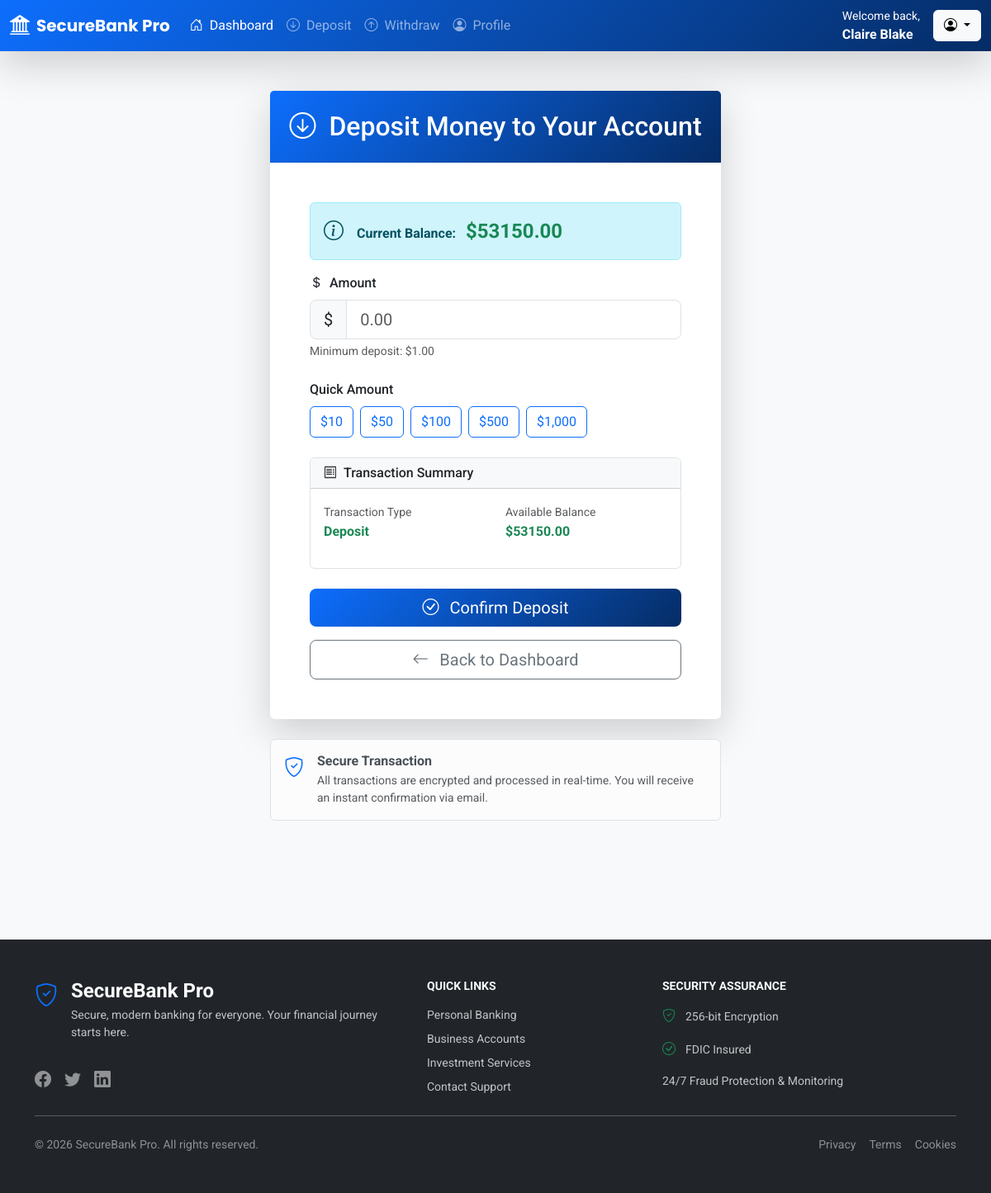
Page /transactions/deposit/ (signed in) on the committed database.
### accounts/models.py (models this page shows, shortened)
class User(AbstractUser):
    username = None
    email = models.EmailField(unique=True, null=False, blank=False)
    objects = UserManager()
    USERNAME_FIELD = 'email'
    REQUIRED_FIELDS = []

class UserBankAccount(models.Model):
    user = models.OneToOneField(
        User,
        related_name='account',
        on_delete=models.CASCADE,
    )
    account_type = models.ForeignKey(
        BankAccountType,
        related_name='accounts',
        on_delete=models.CASCADE
    )
    account_no = models.PositiveIntegerField(unique=True, editable=False)
    gender = models.CharField(max_length=1, choices=GENDER_CHOICE)
    birth_date = models.DateField(null=True, blank=True)
    balance = models.DecimalField(
        default=0,
        max_digits=12,
        decimal_places=2
    )
    interest_start_date = models.DateField(
        null=True, blank=True,
        help_text=(
            'The month number that interest calculation will start from'
        )
    )
    initial_deposit_date = models.DateField(null=True, blank=True)

### transactions/views.py (the view, shortened to what this page needs)
# urls.py: path("deposit/", DepositMoneyView.as_view(), name="deposit_money"),
class DepositMoneyView(TransactionCreateMixin):
    form_class = DepositForm
    title = 'Deposit Money to Your Account'
    def get_initial(self):
        initial = {'transaction_type': DEPOSIT}
        return initial

### transactions/forms.py
class DepositForm(TransactionForm):
    def clean_amount(self):
        min_deposit_amount = settings.MINIMUM_DEPOSIT_AMOUNT
        amount = self.cleaned_data.get('amount')
        if amount < min_deposit_amount:
            raise forms.ValidationError(
                f'You need to deposit at least {min_deposit_amount} $'
            )
        return amount

### accounts/context_processors.py (called while the page is built)
def disable_admin_sidebar(request):
    return {}

### transactions/views.py (called while the page is built)
    def dispatch(self, request, *args, **kwargs):
        if not hasattr(request.user, 'account'):
            messages.warning(request, 'You do not have a bank account. Please create one to perform transactions.')
            return redirect('accounts:profile_edit')
        return super().dispatch(request, *args, **kwargs)

    def get_form_kwargs(self):
        kwargs = super().get_form_kwargs()
        kwargs.update({
            'account': self.request.user.account
        })
        return kwargs

    def get_context_data(self, **kwargs):
        context = super().get_context_data(**kwargs)
        context.update({
            'title': self.title,
            'account': self.request.user.account,
        })
        return context

### templates/transactions/transaction_form.html (shortened to what this page needs)
{% extends 'core/base.html' %}
{% block content %}
<div class="container py-5">
    <div class="row justify-content-center">
        <div class="col-lg-6">
            <div class="card border-0 shadow-lg card-hover">
                <div class="card-header bank-gradient text-white py-4">
                    <h2 class="mb-0 text-center">
                        {% if 'deposit' in request.path %}
                        <i class="bi bi-arrow-down-circle me-2"></i>
                        {% elif 'withdraw' in request.path %}
                        <i class="bi bi-arrow-up-circle me-2"></i>
                        {% endif %}
                        {{ title }}
                    </h2>
                </div>
                <div class="card-body p-5">
                    {% if account %}
                    <div class="alert alert-info">
                        <div class="d-flex align-items-center">
                            <i class="bi bi-info-circle fs-4 me-3"></i>
                            <div>
                                <strong>Current Balance:</strong>
                                <span class="fs-4 fw-bold text-success ms-2">${{ account.balance|floatformat:2 }}</span>
                            </div>
                        </div>
                    </div>
                    {% endif %}
                    <form method="post" class="needs-validation" novalidate>
                        <div class="mb-4">
                            <label class="form-label fw-medium">
                                <i class="bi bi-currency-dollar me-1"></i> Amount
                            </label>
                            <div class="input-group input-group-lg">
                                <span class="input-group-text">$</span>
                                <input type="number"
                                       name="amount"
                                       id="amount"
                                       class="form-control form-control-lg"
                                       placeholder="0.00"
                                       step="0.01"
                                       min="0.01"
                                       required>
                            </div>
                            <div class="form-text">
                                {% if 'deposit' in request.path %}
                                Minimum deposit: $1.00
                                {% elif 'withdraw' in request.path %}
                                Minimum withdrawal: $1.00
                                {% endif %}
                            </div>
                        </div>
                        <div class="mb-4">
                            <label class="form-label fw-medium">Quick Amount</label>
                            <div class="d-flex flex-wrap gap-2">
                                <button type="button" class="btn btn-outline-primary quick-amount" data-amount="10">$10</button>
                                <button type="button" class="btn btn-outline-primary quick-amount" data-amount="50">$50</button>
                                <button type="button" class="btn btn-outline-primary quick-amount" data-amount="100">$100</button>
                                <button type="button" class="btn btn-outline-primary quick-amount" data-amount="500">$500</button>
                                <button type="button" class="btn btn-outline-primary quick-amount" data-amount="1000">$1,000</button>
                            </div>
                        </div>
                        <div class="card border mb-4">
                            <div class="card-header bg-light">
                                <h6 class="mb-0"><i class="bi bi-receipt me-2"></i>Transaction Summary</h6>
                            </div>
                            <div class="card-body">
                                <div class="row">
                                    <div class="col-6">
                                        <small class="text-muted">Transaction Type</small>
                                        <p class="fw-bold">
                                            {% if 'deposit' in request.path %}
                                            <span class="text-success">Deposit</span>
                                            {% elif 'withdraw' in request.path %}
                                            <span class="text-danger">Withdrawal</span>
                                            {% endif %}
                                        </p>
                                    </div>
                                    <div class="col-6">
                                        <small class="text-muted">Available Balance</small>
                                        <p class="fw-bold text-success">${{ account.balance|floatformat:2 }}</p>
                                    </div>
                                </div>
                            </div>
                        </div>
                        <div class="d-grid gap-3">
                            <button type="submit" class="btn btn-primary btn-lg">
                                {% if 'deposit' in request.path %}
                                <i class="bi bi-check-circle me-2"></i> Confirm Deposit
                                {% elif 'withdraw' in request.path %}
                                <i class="bi bi-check-circle me-2"></i> Confirm Withdrawal
                                {% endif %}
                            </button>
                            <a href="{% url 'transactions:transaction_report' %}" class="btn btn-outline-secondary btn-lg">
                                <i class="bi bi-arrow-left me-2"></i> Back to Dashboard
                            </a>
                        </div>
                    </form>
                </div>
            </div>
            <div class="alert alert-light border mt-4">
                <div class="d-flex">
                    <i class="bi bi-shield-check text-primary fs-4 me-3"></i>
                    <div>
                        <h6 class="fw-bold mb-1">Secure Transaction</h6>
                        <p class="small text-muted mb-0">
                            All transactions are encrypted and processed in real-time.
                            You will receive an instant confirmation via email.
                        </p>
                    </div>
                </div>
            </div>
        </div>
    </div>
</div>
{% endblock %}

### templates/core/navbar.html (shortened to what this page needs)
<nav class="navbar navbar-expand-lg navbar-dark bank-gradient shadow-lg">
    <div class="container-fluid">
        <a class="navbar-brand d-flex align-items-center" href="{% url 'transactions:transaction_report' %}">
            <i class="bi bi-bank2 me-2 fs-4"></i>
            <span class="fw-bold">SecureBank Pro</span>
        </a>
        <div class="collapse navbar-collapse" id="navbarMain">
            {% if request.user.is_authenticated %}
            <ul class="navbar-nav me-auto mb-2 mb-lg-0">
                <li class="nav-item">
                    <a class="nav-link active" href="{% url 'transactions:transaction_report' %}">
                        <i class="bi bi-house-door me-1"></i> Dashboard
                    </a>
                </li>
                <li class="nav-item">
                    <a class="nav-link" href="{% url 'transactions:deposit_money' %}">
                        <i class="bi bi-arrow-down-circle me-1"></i> Deposit
                    </a>
                </li>
                <li class="nav-item">
                    <a class="nav-link" href="{% url 'transactions:withdraw_money' %}">
                        <i class="bi bi-arrow-up-circle me-1"></i> Withdraw
                    </a>
                </li>
                <li class="nav-item">
                    <a class="nav-link" href="{% url 'accounts:profile' %}">
                        <i class="bi bi-person-circle me-1"></i> Profile
                    </a>
                </li>
            </ul>
            <div class="d-flex align-items-center">
                <div class="text-white me-3">
                    <small class="d-block">Welcome back,</small>
                    <strong>{{ request.user.first_name }} {{ request.user.last_name }}</strong>
                </div>
                <div class="dropdown">
                    <button class="btn btn-light dropdown-toggle" type="button" data-bs-toggle="dropdown">
                        <i class="bi bi-person-circle"></i>
                    </button>
                </div>
            </div>
            {% endif %}
        </div>
    </div>
</nav>

### templates/core/base.html (style rules this page uses)
:root { --primary-color: #0d6efd; --secondary-color: #6c757d; --success-color: #198754; --dark-blue: #052c65; --light-blue: #cfe2ff; --gradient-primary: linear-gradient(135deg, #0d6efd 0%, #052c65 100%); }
body { font-family: 'Roboto', sans-serif; background-color: #f8f9fa; background-repeat: repeat; min-height: 100vh; display: flex; flex-direction: column; }
.navbar-brand { font-family: 'Poppins', sans-serif; font-weight: 700; }
.bank-gradient { background: var(--gradient-primary); }
.btn-primary { background: var(--gradient-primary); border: none; }

### rows in the picture
User: user.first_name "Claire", user.last_name "Blake"
UserBankAccount: balance "53150.00"

### other values in the picture
{{ title }} "Deposit Money to Your Account"
